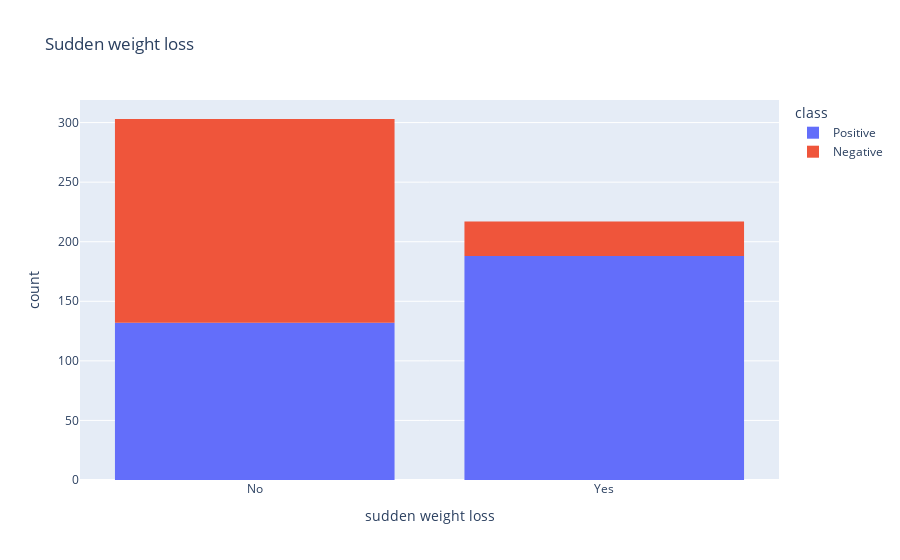

Source (notebook cell):
### Markdown cell above
# Distribution of Sudden Weight Loss

### Code cell
swl = px.histogram(Diabetes, x = 'sudden weight loss', color = 'class', title="Sudden weight loss")
swl.show() 

plttblswl= ['sudden weight loss', 'class']
qm = sns.light_palette("yellow", as_cmap=True)
(round(pd.crosstab(Diabetes[plttblswl[0]], Diabetes[plttblswl[1]], normalize='columns') * 100,2)).style.background_gradient(cmap = qm)

### Figure 1 — Plotly figure (JSON) as saved in the notebook; plotly's stock layout.template omitted (floating-point values rounded to 4 significant figures; data arrays with more than 128 entries replaced by an {"elided": "..."} marker saying what was removed)
{"data": [{"alignmentgroup": "True", "bingroup": "x", "hovertemplate": "class=Positive<br>sudden weight loss=%{x}<br>count=%{y}<extra></extra>", "legendgroup": "Positive", "marker": {"color": "#636efa", "pattern": {"shape": ""}}, "name": "Positive", "offsetgroup": "Positive", "orientation": "v", "showlegend": true, "type": "histogram", "x": {"elided": "320 str values"}, "xaxis": "x", "yaxis": "y"}, {"alignmentgroup": "True", "bingroup": "x", "hovertemplate": "class=Negative<br>sudden weight loss=%{x}<br>count=%{y}<extra></extra>", "legendgroup": "Negative", "marker": {"color": "#EF553B", "pattern": {"shape": ""}}, "name": "Negative", "offsetgroup": "Negative", "orientation": "v", "showlegend": true, "type": "histogram", "x": {"elided": "200 str values"}, "xaxis": "x", "yaxis": "y"}], "layout": {"barmode": "relative", "legend": {"title": {"text": "class"}, "tracegroupgap": 0}, "title": {"text": "Sudden weight loss"}, "xaxis": {"anchor": "y", "domain": [0, 1], "title": {"text": "sudden weight loss"}}, "yaxis": {"anchor": "x", "domain": [0, 1], "title": {"text": "count"}}}}
